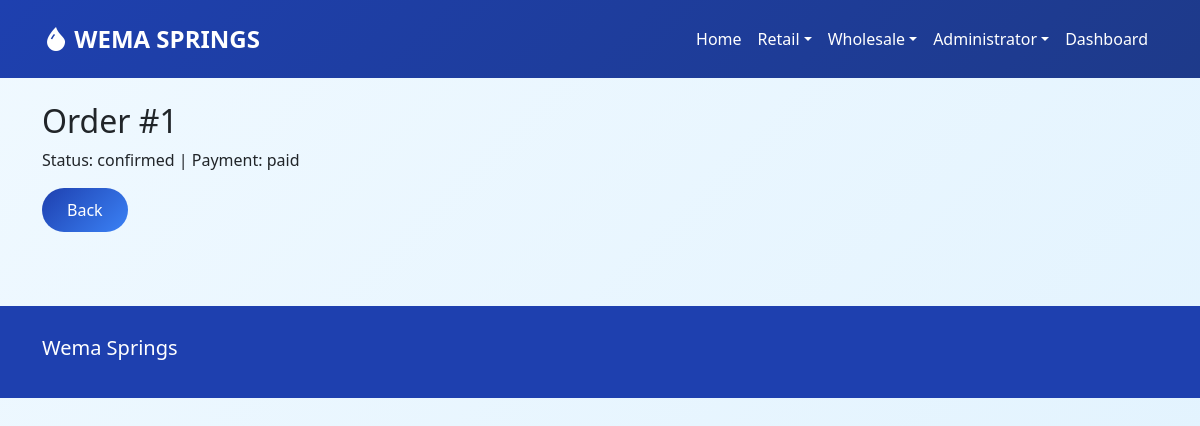
/track-order/1 (signed in), run on the app's committed database.
### database.py (models this page shows, shortened)
class User(UserMixin, db.Model):
    __tablename__ = 'users'
    id = db.Column(db.Integer, primary_key=True)
    phone_number = db.Column(db.String(15), unique=True, nullable=True)
    username = db.Column(db.String(50), unique=True, nullable=True)
    password_hash = db.Column(db.String(128))
    name = db.Column(db.String(100))
    email = db.Column(db.String(100))
    area_of_residence = db.Column(db.String(200))
    role = db.Column(db.String(30), default='client')
    customer_type = db.Column(db.String(20), default='pure')
    can_dashboard = db.Column(db.Boolean, default=False)
    can_edit_products = db.Column(db.Boolean, default=False)
    can_manage_inventory = db.Column(db.Boolean, default=False)
    can_record_sales = db.Column(db.Boolean, default=False)
    can_view_orders = db.Column(db.Boolean, default=False)
    can_manage_orders = db.Column(db.Boolean, default=False)
    can_manage_users = db.Column(db.Boolean, default=False)
    can_view_reports = db.Column(db.Boolean, default=False)
    can_view_customers = db.Column(db.Boolean, default=False)
    can_meter_readings = db.Column(db.Boolean, default=False)
    is_field_marshal = db.Column(db.Boolean, default=False)
    created_at = db.Column(db.DateTime, default=datetime.utcnow)

class Order(db.Model):
    __tablename__ = 'orders'
    id = db.Column(db.Integer, primary_key=True)
    user_id = db.Column(db.Integer, db.ForeignKey('users.id'))
    field_marshal_id = db.Column(db.Integer, db.ForeignKey('users.id'), nullable=True)
    order_date = db.Column(db.DateTime, default=datetime.utcnow)
    status = db.Column(db.String(20), default='pending')
    total_amount = db.Column(db.Float)
    mpesa_code = db.Column(db.String(20))
    payment_status = db.Column(db.String(20), default='pending')
    delivery_address = db.Column(db.String(200))
    order_type = db.Column(db.String(20), default='retail')
    source = db.Column(db.String(20), default='online')
    customer = db.relationship('User', foreign_keys=[user_id], backref='customer_orders')
    field_marshal = db.relationship('User', foreign_keys=[field_marshal_id], backref='field_marshal_orders')

### app.py (the view)
@app.route('/track-order/<int:order_id>')
@login_required
def track_order(order_id):
    order = Order.query.get_or_404(order_id)
    if order.user_id != current_user.id and current_user.role == 'client':
        flash('Access denied.', 'danger')
        return redirect(url_for('client_dashboard'))
    return render_template('dashboard/track_order.html', order=order)

### database.py (called while the page is built)
@login_manager.user_loader
def load_user(user_id):
    return User.query.get(int(user_id))

### templates/dashboard/track_order.html (shortened to what this page needs)
{% extends "base.html" %}
{% block content %}
<div class="container py-4"><h2>Order #{{ order.id }}</h2><p>Status: {{ order.status }} | Payment: {{ order.payment_status }}</p><a href="{{ url_for('client_dashboard') }}" class="btn btn-primary">Back</a></div>
{% endblock %}

### templates/base.html (shortened to what this page needs)
<!DOCTYPE html>
<html lang="en">
<head>
<link href="https://cdn.jsdelivr.net/npm/bootstrap@5.1.3/dist/css/bootstrap.min.css" rel="stylesheet">
<link rel="stylesheet" href="https://cdn.jsdelivr.net/npm/bootstrap-icons@1.8.1/font/bootstrap-icons.css">
<link rel="stylesheet" href="{{ url_for('static', filename='css/style.css') }}">
</head>
<body>
<nav class="navbar navbar-expand-lg navbar-dark"><div class="container">
<a class="navbar-brand" href="{{ url_for('index') }}" style="color:#fff!important;"><i class="bi bi-droplet-fill"></i> WEMA SPRINGS</a>
<div class="collapse navbar-collapse" id="navbarNav"><ul class="navbar-nav ms-auto">
<li class="nav-item"><a class="nav-link" href="{{ url_for('index') }}">Home</a></li>
<li class="nav-item dropdown"><a class="nav-link dropdown-toggle" href="#" data-bs-toggle="dropdown">Retail</a></li>
<li class="nav-item dropdown"><a class="nav-link dropdown-toggle" href="#" data-bs-toggle="dropdown">Wholesale</a></li>
{% if current_user.is_authenticated %}
<li class="nav-item dropdown"><a class="nav-link dropdown-toggle" href="#" data-bs-toggle="dropdown">{{ current_user.name }}</a></li>
{% if current_user.role == 'client' %}<li class="nav-item"><a class="nav-link" href="{{ url_for('client_dashboard') }}">Dashboard</a></li>
{% else %}<li class="nav-item"><a class="nav-link" href="{{ url_for('admin_dashboard') }}">Dashboard</a></li>
{% endif %}
{% else %}
<li class="nav-item"><a class="nav-link" href="{{ url_for('login') }}">Login</a></li>
<li class="nav-item"><a class="nav-link" href="{{ url_for('register') }}">Register</a></li>
{% endif %}
</ul></div></div></nav>
<main>{% block content %}{% endblock %}</main>
<footer class="footer"><div class="container"><div class="row"><div class="col-md-6"><h5>Wema Springs</h5></div></div></div></footer>
</body>
</html>

### static/css/style.css (style rules this page uses)
:root { --primary-blue:#1e40af;--secondary-blue:#3b82f6;--gold:#f59e0b;--light-gold:#fbbf24;--white:#ffffff }
* { margin:0;padding:0;box-sizing:border-box }
body { font-family:'Segoe UI',sans-serif;background:linear-gradient(135deg,#f0f9ff,#e0f2fe);min-height:100vh }
.navbar { background:linear-gradient(135deg,var(--primary-blue),#1e3a8a);padding:1rem 2rem }
.navbar-brand { font-size:1.5rem;font-weight:700;color:#fff!important }
.nav-link { color:var(--white)!important }
.btn-primary { background:linear-gradient(135deg,var(--primary-blue),var(--secondary-blue));border:none;padding:10px 25px;border-radius:25px;color:white }
.footer { background:var(--primary-blue);color:#fff;padding:30px 0;margin-top:50px }

### data on the page
User: name "Administrator"
Order: id "1", status "confirmed", payment_status "paid"
